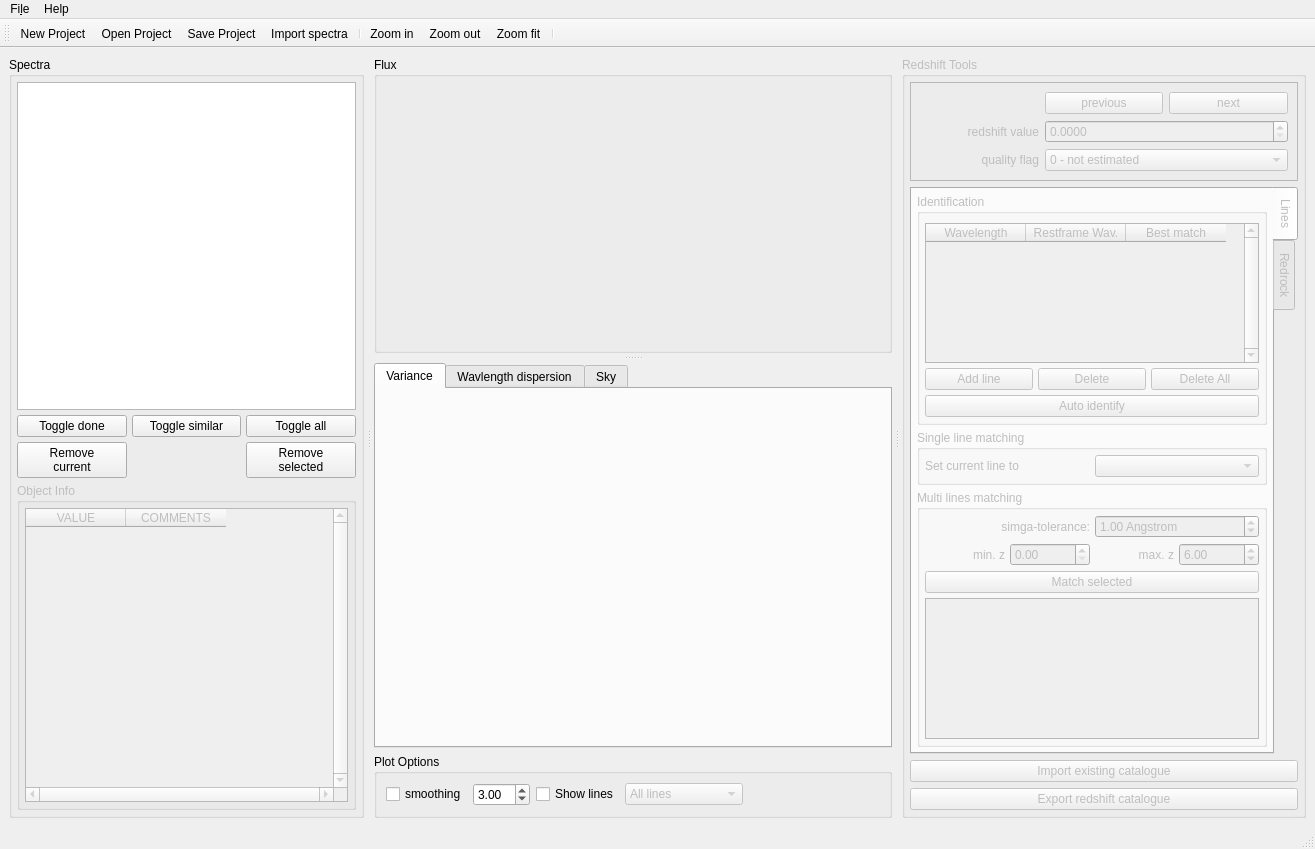
<?xml version="1.0" encoding="UTF-8"?>
<ui version="4.0">
 <class>MainWindow</class>
 <widget class="QMainWindow" name="MainWindow">
  <property name="geometry">
   <rect>
    <x>0</x>
    <y>0</y>
    <width>1315</width>
    <height>849</height>
   </rect>
  </property>
  <property name="sizePolicy">
   <sizepolicy hsizetype="Minimum" vsizetype="Preferred">
    <horstretch>0</horstretch>
    <verstretch>0</verstretch>
   </sizepolicy>
  </property>
  <property name="minimumSize">
   <size>
    <width>100</width>
    <height>100</height>
   </size>
  </property>
  <property name="windowTitle">
   <string>MainWindow</string>
  </property>
  <widget class="QWidget" name="central_widget">
   <layout class="QHBoxLayout" name="horizontalLayout">
    <item>
     <widget class="QSplitter" name="splitter_main">
      <property name="sizePolicy">
       <sizepolicy hsizetype="Expanding" vsizetype="Expanding">
        <horstretch>0</horstretch>
        <verstretch>0</verstretch>
       </sizepolicy>
      </property>
      <property name="frameShape">
       <enum>QFrame::NoFrame</enum>
      </property>
      <property name="frameShadow">
       <enum>QFrame::Plain</enum>
      </property>
      <property name="orientation">
       <enum>Qt::Horizontal</enum>
      </property>
      <property name="handleWidth">
       <number>10</number>
      </property>
      <widget class="QGroupBox" name="spec_group_box">
       <property name="sizePolicy">
        <sizepolicy hsizetype="MinimumExpanding" vsizetype="Expanding">
         <horstretch>0</horstretch>
         <verstretch>0</verstretch>
        </sizepolicy>
       </property>
       <property name="minimumSize">
        <size>
         <width>300</width>
         <height>0</height>
        </size>
       </property>
       <property name="autoFillBackground">
        <bool>false</bool>
       </property>
       <property name="title">
        <string>Spectra</string>
       </property>
       <property name="checkable">
        <bool>false</bool>
       </property>
       <layout class="QVBoxLayout" name="verticalLayout">
        <property name="spacing">
         <number>5</number>
        </property>
        <property name="leftMargin">
         <number>5</number>
        </property>
        <property name="topMargin">
         <number>5</number>
        </property>
        <property name="rightMargin">
         <number>5</number>
        </property>
        <property name="bottomMargin">
         <number>5</number>
        </property>
        <item>
         <widget class="QListWidget" name="spec_list_widget">
          <property name="sizePolicy">
           <sizepolicy hsizetype="Minimum" vsizetype="Expanding">
            <horstretch>0</horstretch>
            <verstretch>0</verstretch>
           </sizepolicy>
          </property>
         </widget>
        </item>
        <item>
         <layout class="QGridLayout" name="grid_layout">
          <item row="1" column="0">
           <widget class="QPushButton" name="remove_spec_button">
            <property name="text">
             <string>Remove
current</string>
            </property>
           </widget>
          </item>
          <item row="0" column="2">
           <widget class="QPushButton" name="toggle_all_button">
            <property name="text">
             <string>Toggle all</string>
            </property>
           </widget>
          </item>
          <item row="0" column="1">
           <widget class="QPushButton" name="toggle_similar_button">
            <property name="text">
             <string>Toggle similar</string>
            </property>
           </widget>
          </item>
          <item row="0" column="0">
           <widget class="QPushButton" name="toggle_done_button">
            <property name="text">
             <string>Toggle done</string>
            </property>
           </widget>
          </item>
          <item row="1" column="2">
           <widget class="QPushButton" name="remove_selected_button">
            <property name="text">
             <string>Remove
selected</string>
            </property>
           </widget>
          </item>
         </layout>
        </item>
        <item>
         <widget class="QGroupBox" name="info_group_box">
          <property name="enabled">
           <bool>false</bool>
          </property>
          <property name="sizePolicy">
           <sizepolicy hsizetype="Preferred" vsizetype="MinimumExpanding">
            <horstretch>0</horstretch>
            <verstretch>0</verstretch>
           </sizepolicy>
          </property>
          <property name="title">
           <string>Object Info</string>
          </property>
          <layout class="QVBoxLayout" name="verticalLayout_3">
           <property name="spacing">
            <number>5</number>
           </property>
           <property name="leftMargin">
            <number>5</number>
           </property>
           <property name="topMargin">
            <number>5</number>
           </property>
           <property name="rightMargin">
            <number>5</number>
           </property>
           <property name="bottomMargin">
            <number>5</number>
           </property>
           <item>
            <widget class="QTableWidget" name="obj_prop_table_widget">
             <property name="sizePolicy">
              <sizepolicy hsizetype="Minimum" vsizetype="Expanding">
               <horstretch>0</horstretch>
               <verstretch>0</verstretch>
              </sizepolicy>
             </property>
             <property name="verticalScrollBarPolicy">
              <enum>Qt::ScrollBarAlwaysOn</enum>
             </property>
             <property name="horizontalScrollBarPolicy">
              <enum>Qt::ScrollBarAlwaysOn</enum>
             </property>
             <property name="sizeAdjustPolicy">
              <enum>QAbstractScrollArea::AdjustIgnored</enum>
             </property>
             <property name="editTriggers">
              <set>QAbstractItemView::AnyKeyPressed|QAbstractItemView::EditKeyPressed</set>
             </property>
             <property name="alternatingRowColors">
              <bool>true</bool>
             </property>
             <property name="verticalScrollMode">
              <enum>QAbstractItemView::ScrollPerItem</enum>
             </property>
             <property name="horizontalScrollMode">
              <enum>QAbstractItemView::ScrollPerPixel</enum>
             </property>
             <attribute name="horizontalHeaderCascadingSectionResizes">
              <bool>true</bool>
             </attribute>
             <column>
              <property name="text">
               <string>VALUE</string>
              </property>
              <property name="font">
               <font>
                <bold>false</bold>
               </font>
              </property>
             </column>
             <column>
              <property name="text">
               <string>COMMENTS</string>
              </property>
             </column>
            </widget>
           </item>
          </layout>
         </widget>
        </item>
       </layout>
      </widget>
      <widget class="QWidget" name="layoutWidget">
       <layout class="QVBoxLayout" name="vertical_layout_2" stretch="0,0">
        <item>
         <widget class="QSplitter" name="splitter_plots">
          <property name="sizePolicy">
           <sizepolicy hsizetype="Expanding" vsizetype="Expanding">
            <horstretch>0</horstretch>
            <verstretch>0</verstretch>
           </sizepolicy>
          </property>
          <property name="frameShape">
           <enum>QFrame::NoFrame</enum>
          </property>
          <property name="frameShadow">
           <enum>QFrame::Plain</enum>
          </property>
          <property name="orientation">
           <enum>Qt::Vertical</enum>
          </property>
          <property name="handleWidth">
           <number>10</number>
          </property>
          <widget class="QGroupBox" name="flux_group_box">
           <property name="sizePolicy">
            <sizepolicy hsizetype="Expanding" vsizetype="Expanding">
             <horstretch>0</horstretch>
             <verstretch>0</verstretch>
            </sizepolicy>
           </property>
           <property name="title">
            <string>Flux</string>
           </property>
           <property name="flat">
            <bool>false</bool>
           </property>
           <layout class="QGridLayout" name="fluxGroupBoxGridLayout">
            <property name="leftMargin">
             <number>0</number>
            </property>
            <property name="topMargin">
             <number>0</number>
            </property>
            <property name="rightMargin">
             <number>0</number>
            </property>
            <property name="bottomMargin">
             <number>0</number>
            </property>
            <property name="spacing">
             <number>0</number>
            </property>
            <item row="0" column="0">
             <widget class="QWidget" name="flux_container_widget" native="true">
              <property name="sizePolicy">
               <sizepolicy hsizetype="Expanding" vsizetype="Expanding">
                <horstretch>0</horstretch>
                <verstretch>0</verstretch>
               </sizepolicy>
              </property>
              <layout class="QHBoxLayout" name="flux_widget_layout">
               <property name="spacing">
                <number>0</number>
               </property>
               <property name="leftMargin">
                <number>0</number>
               </property>
               <property name="topMargin">
                <number>0</number>
               </property>
               <property name="rightMargin">
                <number>0</number>
               </property>
               <property name="bottomMargin">
                <number>0</number>
               </property>
              </layout>
             </widget>
            </item>
           </layout>
          </widget>
          <widget class="QTabWidget" name="other_charts_tab_widget">
           <property name="sizePolicy">
            <sizepolicy hsizetype="Expanding" vsizetype="Expanding">
             <horstretch>0</horstretch>
             <verstretch>0</verstretch>
            </sizepolicy>
           </property>
           <property name="minimumSize">
            <size>
             <width>0</width>
             <height>100</height>
            </size>
           </property>
           <property name="currentIndex">
            <number>0</number>
           </property>
           <widget class="QWidget" name="container_tab_var">
            <attribute name="title">
             <string>Variance</string>
            </attribute>
            <layout class="QGridLayout" name="var_widget_layout">
             <property name="leftMargin">
              <number>0</number>
             </property>
             <property name="topMargin">
              <number>0</number>
             </property>
             <property name="rightMargin">
              <number>0</number>
             </property>
             <property name="bottomMargin">
              <number>0</number>
             </property>
             <property name="spacing">
              <number>0</number>
             </property>
            </layout>
           </widget>
           <widget class="QWidget" name="container_tab_wd">
            <attribute name="title">
             <string>Wavlength dispersion</string>
            </attribute>
            <layout class="QGridLayout" name="wdisp_widget_layout">
             <property name="leftMargin">
              <number>0</number>
             </property>
             <property name="topMargin">
              <number>0</number>
             </property>
             <property name="rightMargin">
              <number>0</number>
             </property>
             <property name="bottomMargin">
              <number>0</number>
             </property>
             <property name="spacing">
              <number>0</number>
             </property>
            </layout>
           </widget>
           <widget class="QWidget" name="container_tab_sky">
            <attribute name="title">
             <string>Sky</string>
            </attribute>
            <layout class="QGridLayout" name="sky_widget_layout">
             <property name="leftMargin">
              <number>0</number>
             </property>
             <property name="topMargin">
              <number>0</number>
             </property>
             <property name="rightMargin">
              <number>0</number>
             </property>
             <property name="bottomMargin">
              <number>0</number>
             </property>
             <property name="spacing">
              <number>0</number>
             </property>
            </layout>
           </widget>
          </widget>
         </widget>
        </item>
        <item>
         <widget class="QGroupBox" name="plot_group_box">
          <property name="enabled">
           <bool>true</bool>
          </property>
          <property name="sizePolicy">
           <sizepolicy hsizetype="Expanding" vsizetype="Preferred">
            <horstretch>0</horstretch>
            <verstretch>0</verstretch>
           </sizepolicy>
          </property>
          <property name="title">
           <string>Plot Options</string>
          </property>
          <layout class="QVBoxLayout" name="verticalLayout_11">
           <item>
            <layout class="QHBoxLayout" name="horizontal_layout_2">
             <item>
              <widget class="QCheckBox" name="smoothing_check_box">
               <property name="text">
                <string>smoothing</string>
               </property>
              </widget>
             </item>
             <item>
              <widget class="QDoubleSpinBox" name="smoothing_dspinbox">
               <property name="minimum">
                <double>0.000000000000000</double>
               </property>
               <property name="maximum">
                <double>10.000000000000000</double>
               </property>
               <property name="value">
                <double>3.000000000000000</double>
               </property>
              </widget>
             </item>
             <item>
              <widget class="QCheckBox" name="show_lines_check_box">
               <property name="enabled">
                <bool>true</bool>
               </property>
               <property name="text">
                <string>Show lines</string>
               </property>
              </widget>
             </item>
             <item>
              <widget class="QComboBox" name="show_lines_combo_box">
               <property name="enabled">
                <bool>false</bool>
               </property>
               <item>
                <property name="text">
                 <string>All lines</string>
                </property>
               </item>
               <item>
                <property name="text">
                 <string>Emission lines</string>
                </property>
               </item>
               <item>
                <property name="text">
                 <string>Absorption lines</string>
                </property>
               </item>
              </widget>
             </item>
             <item>
              <spacer name="horizontal_spacer_2">
               <property name="orientation">
                <enum>Qt::Horizontal</enum>
               </property>
               <property name="sizeHint" stdset="0">
                <size>
                 <width>40</width>
                 <height>20</height>
                </size>
               </property>
              </spacer>
             </item>
            </layout>
           </item>
          </layout>
         </widget>
        </item>
       </layout>
      </widget>
      <widget class="QGroupBox" name="red_group_box">
       <property name="enabled">
        <bool>false</bool>
       </property>
       <property name="sizePolicy">
        <sizepolicy hsizetype="Minimum" vsizetype="MinimumExpanding">
         <horstretch>0</horstretch>
         <verstretch>0</verstretch>
        </sizepolicy>
       </property>
       <property name="minimumSize">
        <size>
         <width>300</width>
         <height>0</height>
        </size>
       </property>
       <property name="title">
        <string>Redshift Tools</string>
       </property>
       <layout class="QVBoxLayout" name="verticalLayout_4">
        <property name="leftMargin">
         <number>5</number>
        </property>
        <property name="topMargin">
         <number>5</number>
        </property>
        <property name="rightMargin">
         <number>5</number>
        </property>
        <property name="bottomMargin">
         <number>5</number>
        </property>
        <item>
         <widget class="QFrame" name="frame">
          <property name="sizePolicy">
           <sizepolicy hsizetype="Minimum" vsizetype="Minimum">
            <horstretch>0</horstretch>
            <verstretch>0</verstretch>
           </sizepolicy>
          </property>
          <property name="frameShape">
           <enum>QFrame::StyledPanel</enum>
          </property>
          <layout class="QGridLayout" name="gridLayout" columnstretch="0,0,0">
           <item row="2" column="0">
            <widget class="QLabel" name="label_4">
             <property name="sizePolicy">
              <sizepolicy hsizetype="Minimum" vsizetype="Minimum">
               <horstretch>0</horstretch>
               <verstretch>0</verstretch>
              </sizepolicy>
             </property>
             <property name="text">
              <string>quality flag</string>
             </property>
             <property name="alignment">
              <set>Qt::AlignRight|Qt::AlignTrailing|Qt::AlignVCenter</set>
             </property>
            </widget>
           </item>
           <item row="1" column="0">
            <widget class="QLabel" name="label">
             <property name="sizePolicy">
              <sizepolicy hsizetype="Minimum" vsizetype="Minimum">
               <horstretch>0</horstretch>
               <verstretch>0</verstretch>
              </sizepolicy>
             </property>
             <property name="text">
              <string>redshift value</string>
             </property>
             <property name="alignment">
              <set>Qt::AlignRight|Qt::AlignTrailing|Qt::AlignVCenter</set>
             </property>
            </widget>
           </item>
           <item row="0" column="2">
            <widget class="QPushButton" name="next_spec_button">
             <property name="text">
              <string>next</string>
             </property>
            </widget>
           </item>
           <item row="0" column="1">
            <widget class="QPushButton" name="previous_spec_button">
             <property name="text">
              <string>previous</string>
             </property>
            </widget>
           </item>
           <item row="1" column="1" colspan="2">
            <widget class="QDoubleSpinBox" name="z_dspinbox">
             <property name="decimals">
              <number>4</number>
             </property>
             <property name="singleStep">
              <double>0.001000000000000</double>
             </property>
             <property name="stepType">
              <enum>QAbstractSpinBox::DefaultStepType</enum>
             </property>
            </widget>
           </item>
           <item row="2" column="1" colspan="2">
            <widget class="QComboBox" name="qflag_combo_box">
             <property name="sizePolicy">
              <sizepolicy hsizetype="Minimum" vsizetype="Minimum">
               <horstretch>0</horstretch>
               <verstretch>0</verstretch>
              </sizepolicy>
             </property>
             <item>
              <property name="text">
               <string>0 - not estimated</string>
              </property>
             </item>
             <item>
              <property name="text">
               <string>1 - unreliable</string>
              </property>
             </item>
             <item>
              <property name="text">
               <string>2 - likely</string>
              </property>
             </item>
             <item>
              <property name="text">
               <string>3 - secure</string>
              </property>
             </item>
             <item>
              <property name="text">
               <string>9 - from one line</string>
              </property>
             </item>
            </widget>
           </item>
          </layout>
         </widget>
        </item>
        <item>
         <widget class="QTabWidget" name="tab_widget">
          <property name="sizePolicy">
           <sizepolicy hsizetype="Minimum" vsizetype="Expanding">
            <horstretch>0</horstretch>
            <verstretch>0</verstretch>
           </sizepolicy>
          </property>
          <property name="tabPosition">
           <enum>QTabWidget::East</enum>
          </property>
          <property name="tabShape">
           <enum>QTabWidget::Rounded</enum>
          </property>
          <property name="currentIndex">
           <number>0</number>
          </property>
          <widget class="QWidget" name="tab_lines">
           <attribute name="title">
            <string>Lines</string>
           </attribute>
           <layout class="QVBoxLayout" name="verticalLayout_5">
            <property name="spacing">
             <number>5</number>
            </property>
            <property name="leftMargin">
             <number>5</number>
            </property>
            <property name="topMargin">
             <number>5</number>
            </property>
            <property name="rightMargin">
             <number>5</number>
            </property>
            <property name="bottomMargin">
             <number>5</number>
            </property>
            <item>
             <widget class="QGroupBox" name="group_box_4">
              <property name="sizePolicy">
               <sizepolicy hsizetype="Minimum" vsizetype="Preferred">
                <horstretch>0</horstretch>
                <verstretch>0</verstretch>
               </sizepolicy>
              </property>
              <property name="title">
               <string>Identification</string>
              </property>
              <layout class="QVBoxLayout" name="verticalLayout_6">
               <property name="spacing">
                <number>5</number>
               </property>
               <property name="leftMargin">
                <number>5</number>
               </property>
               <property name="rightMargin">
                <number>5</number>
               </property>
               <property name="bottomMargin">
                <number>5</number>
               </property>
               <item>
                <widget class="QTableWidget" name="lines_table_widget">
                 <property name="sizePolicy">
                  <sizepolicy hsizetype="Minimum" vsizetype="Expanding">
                   <horstretch>0</horstretch>
                   <verstretch>0</verstretch>
                  </sizepolicy>
                 </property>
                 <property name="verticalScrollBarPolicy">
                  <enum>Qt::ScrollBarAlwaysOn</enum>
                 </property>
                 <property name="columnCount">
                  <number>3</number>
                 </property>
                 <column>
                  <property name="text">
                   <string>Wavelength</string>
                  </property>
                 </column>
                 <column>
                  <property name="text">
                   <string>Restframe Wav.</string>
                  </property>
                 </column>
                 <column>
                  <property name="text">
                   <string>Best match</string>
                  </property>
                 </column>
                </widget>
               </item>
               <item>
                <layout class="QGridLayout" name="grid_layout_2">
                 <item row="0" column="1">
                  <widget class="QPushButton" name="delete_line_button">
                   <property name="text">
                    <string>Delete</string>
                   </property>
                  </widget>
                 </item>
                 <item row="0" column="0">
                  <widget class="QPushButton" name="add_line_button">
                   <property name="text">
                    <string>Add line</string>
                   </property>
                  </widget>
                 </item>
                 <item row="0" column="2">
                  <widget class="QPushButton" name="delete_lines_button">
                   <property name="text">
                    <string>Delete All</string>
                   </property>
                  </widget>
                 </item>
                </layout>
               </item>
               <item>
                <widget class="QPushButton" name="lines_auto_button">
                 <property name="text">
                  <string>Auto identify</string>
                 </property>
                </widget>
               </item>
              </layout>
             </widget>
            </item>
            <item>
             <widget class="QGroupBox" name="group_box">
              <property name="title">
               <string>Single line matching</string>
              </property>
              <layout class="QGridLayout" name="gridLayout_2">
               <property name="leftMargin">
                <number>5</number>
               </property>
               <property name="topMargin">
                <number>5</number>
               </property>
               <property name="rightMargin">
                <number>5</number>
               </property>
               <property name="bottomMargin">
                <number>5</number>
               </property>
               <property name="horizontalSpacing">
                <number>5</number>
               </property>
               <item row="0" column="1">
                <widget class="QComboBox" name="single_line_combo_box"/>
               </item>
               <item row="0" column="0">
                <widget class="QLabel" name="label_6">
                 <property name="text">
                  <string>Set current line to</string>
                 </property>
                </widget>
               </item>
              </layout>
             </widget>
            </item>
            <item>
             <widget class="QGroupBox" name="group_box_7">
              <property name="title">
               <string>Multi lines matching</string>
              </property>
              <layout class="QVBoxLayout" name="verticalLayout_12">
               <property name="spacing">
                <number>5</number>
               </property>
               <property name="leftMargin">
                <number>5</number>
               </property>
               <property name="topMargin">
                <number>5</number>
               </property>
               <property name="rightMargin">
                <number>5</number>
               </property>
               <property name="bottomMargin">
                <number>5</number>
               </property>
               <item>
                <layout class="QHBoxLayout" name="horizontal_layout_5">
                 <item>
                  <widget class="QLabel" name="label_3">
                   <property name="text">
                    <string>simga-tolerance:</string>
                   </property>
                   <property name="alignment">
                    <set>Qt::AlignRight|Qt::AlignTrailing|Qt::AlignVCenter</set>
                   </property>
                  </widget>
                 </item>
                 <item>
                  <widget class="QDoubleSpinBox" name="lines_tol_dspinbox">
                   <property name="suffix">
                    <string> Angstrom</string>
                   </property>
                   <property name="minimum">
                    <double>0.100000000000000</double>
                   </property>
                   <property name="maximum">
                    <double>99.000000000000000</double>
                   </property>
                   <property name="singleStep">
                    <double>0.100000000000000</double>
                   </property>
                   <property name="value">
                    <double>1.000000000000000</double>
                   </property>
                  </widget>
                 </item>
                </layout>
               </item>
               <item>
                <layout class="QHBoxLayout" name="horizontal_layout_7">
                 <item>
                  <widget class="QLabel" name="label_5">
                   <property name="text">
                    <string>min. z</string>
                   </property>
                   <property name="alignment">
                    <set>Qt::AlignRight|Qt::AlignTrailing|Qt::AlignVCenter</set>
                   </property>
                  </widget>
                 </item>
                 <item>
                  <widget class="QDoubleSpinBox" name="z_min_dspinbox">
                   <property name="maximum">
                    <double>999.000000000000000</double>
                   </property>
                   <property name="singleStep">
                    <double>0.001000000000000</double>
                   </property>
                  </widget>
                 </item>
                 <item>
                  <widget class="QLabel" name="label_2">
                   <property name="text">
                    <string>max. z</string>
                   </property>
                   <property name="alignment">
                    <set>Qt::AlignRight|Qt::AlignTrailing|Qt::AlignVCenter</set>
                   </property>
                  </widget>
                 </item>
                 <item>
                  <widget class="QDoubleSpinBox" name="z_max_dspinbox">
                   <property name="value">
                    <double>6.000000000000000</double>
                   </property>
                  </widget>
                 </item>
                </layout>
               </item>
               <item>
                <widget class="QPushButton" name="match_lines_button">
                 <property name="text">
                  <string>Match selected</string>
                 </property>
                </widget>
               </item>
               <item>
                <widget class="QListWidget" name="lines_match_list_widget"/>
               </item>
              </layout>
             </widget>
            </item>
           </layout>
          </widget>
          <widget class="QWidget" name="tab_rr">
           <attribute name="title">
            <string>Redrock</string>
           </attribute>
           <layout class="QVBoxLayout" name="verticalLayout_7">
            <property name="spacing">
             <number>5</number>
            </property>
            <property name="leftMargin">
             <number>5</number>
            </property>
            <property name="topMargin">
             <number>5</number>
            </property>
            <property name="rightMargin">
             <number>5</number>
            </property>
            <property name="bottomMargin">
             <number>5</number>
            </property>
            <item>
             <widget class="QGroupBox" name="group_box_5">
              <property name="title">
               <string>Options</string>
              </property>
              <layout class="QVBoxLayout" name="verticalLayout_8">
               <property name="spacing">
                <number>5</number>
               </property>
               <property name="leftMargin">
                <number>5</number>
               </property>
               <property name="topMargin">
                <number>5</number>
               </property>
               <property name="rightMargin">
                <number>5</number>
               </property>
               <property name="bottomMargin">
                <number>5</number>
               </property>
               <item>
                <widget class="QRadioButton" name="redrock_all_radio">
                 <property name="text">
                  <string>for all ob&amp;jects</string>
                 </property>
                 <property name="checked">
                  <bool>true</bool>
                 </property>
                </widget>
               </item>
               <item>
                <widget class="QRadioButton" name="redrock_selected_radio">
                 <property name="text">
                  <string>for selected objects onl&amp;y</string>
                 </property>
                </widget>
               </item>
               <item>
                <widget class="QRadioButton" name="redrock_current_radio">
                 <property name="text">
                  <string>for c&amp;urrent object only</string>
                 </property>
                 <property name="checked">
                  <bool>false</bool>
                 </property>
                </widget>
               </item>
              </layout>
             </widget>
            </item>
            <item>
             <widget class="QGroupBox" name="group_box_6">
              <property name="title">
               <string>Status</string>
              </property>
              <layout class="QVBoxLayout" name="verticalLayout_9">
               <property name="spacing">
                <number>5</number>
               </property>
               <property name="leftMargin">
                <number>5</number>
               </property>
               <property name="topMargin">
                <number>5</number>
               </property>
               <property name="rightMargin">
                <number>5</number>
               </property>
               <property name="bottomMargin">
                <number>5</number>
               </property>
               <item>
                <widget class="QTextEdit" name="redrock_text_edit">
                 <property name="verticalScrollBarPolicy">
                  <enum>Qt::ScrollBarAlwaysOn</enum>
                 </property>
                 <property name="horizontalScrollBarPolicy">
                  <enum>Qt::ScrollBarAlwaysOn</enum>
                 </property>
                 <property name="undoRedoEnabled">
                  <bool>false</bool>
                 </property>
                 <property name="lineWrapMode">
                  <enum>QTextEdit::NoWrap</enum>
                 </property>
                 <property name="readOnly">
                  <bool>true</bool>
                 </property>
                 <property name="markdown">
                  <string notr="true"/>
                 </property>
                 <property name="html">
                  <string notr="true">&lt;!DOCTYPE HTML PUBLIC &quot;-//W3C//DTD HTML 4.0//EN&quot; &quot;http://www.w3.org/TR/REC-html40/strict.dtd&quot;&gt;
&lt;html&gt;&lt;head&gt;&lt;meta name=&quot;qrichtext&quot; content=&quot;1&quot; /&gt;&lt;meta charset=&quot;utf-8&quot; /&gt;&lt;style type=&quot;text/css&quot;&gt;
p, li { white-space: pre-wrap; }
hr { height: 1px; border-width: 0; }
li.unchecked::marker { content: &quot;\2610&quot;; }
li.checked::marker { content: &quot;\2612&quot;; }
&lt;/style&gt;&lt;/head&gt;&lt;body style=&quot; font-family:'Noto Sans'; font-size:10pt; font-weight:400; font-style:normal;&quot;&gt;
&lt;p style=&quot;-qt-paragraph-type:empty; margin-top:0px; margin-bottom:0px; margin-left:0px; margin-right:0px; -qt-block-indent:0; text-indent:0px;&quot;&gt;&lt;br /&gt;&lt;/p&gt;&lt;/body&gt;&lt;/html&gt;</string>
                 </property>
                 <property name="placeholderText">
                  <string notr="true"/>
                 </property>
                </widget>
               </item>
               <item>
                <widget class="QProgressBar" name="redrock_progress_bar">
                 <property name="value">
                  <number>0</number>
                 </property>
                </widget>
               </item>
              </layout>
             </widget>
            </item>
            <item>
             <widget class="QPushButton" name="redrock_run_button">
              <property name="text">
               <string>Run</string>
              </property>
             </widget>
            </item>
           </layout>
          </widget>
         </widget>
        </item>
        <item>
         <widget class="QPushButton" name="import_zcat_button">
          <property name="text">
           <string>Import existing catalogue</string>
          </property>
         </widget>
        </item>
        <item>
         <widget class="QPushButton" name="export_zcat_button">
          <property name="text">
           <string>Export redshift catalogue</string>
          </property>
         </widget>
        </item>
       </layout>
      </widget>
     </widget>
    </item>
   </layout>
  </widget>
  <widget class="QMenuBar" name="menubar">
   <property name="geometry">
    <rect>
     <x>0</x>
     <y>0</y>
     <width>1315</width>
     <height>23</height>
    </rect>
   </property>
   <widget class="QMenu" name="menuFile">
    <property name="title">
     <string>Fi&amp;le</string>
    </property>
    <addaction name="action_open_project"/>
    <addaction name="action_save_project"/>
    <addaction name="action_save_project_as"/>
    <addaction name="separator"/>
    <addaction name="action_import_spectra"/>
    <addaction name="separator"/>
    <addaction name="separator"/>
    <addaction name="action_exit"/>
   </widget>
   <widget class="QMenu" name="menu_about">
    <property name="title">
     <string>Help</string>
    </property>
    <addaction name="separator"/>
    <addaction name="action_online_user_manual"/>
    <addaction name="separator"/>
    <addaction name="action_controls_layout"/>
    <addaction name="action_about"/>
   </widget>
   <addaction name="menuFile"/>
   <addaction name="menu_about"/>
  </widget>
  <widget class="QStatusBar" name="statusbar"/>
  <widget class="QToolBar" name="toolBar">
   <property name="windowTitle">
    <string>toolBar</string>
   </property>
   <property name="toolButtonStyle">
    <enum>Qt::ToolButtonTextBesideIcon</enum>
   </property>
   <attribute name="toolBarArea">
    <enum>TopToolBarArea</enum>
   </attribute>
   <attribute name="toolBarBreak">
    <bool>false</bool>
   </attribute>
   <addaction name="action_new_project"/>
   <addaction name="action_open_project"/>
   <addaction name="action_save_project"/>
   <addaction name="action_import_spectra"/>
   <addaction name="separator"/>
   <addaction name="action_zoom_in"/>
   <addaction name="action_zoom_out"/>
   <addaction name="action_zoom_fit"/>
   <addaction name="separator"/>
  </widget>
  <action name="action_open_project">
   <property name="icon">
    <iconset theme="document-open"/>
   </property>
   <property name="text">
    <string>&amp;Open Project</string>
   </property>
   <property name="toolTip">
    <string>Open Project</string>
   </property>
  </action>
  <action name="action_save_project">
   <property name="icon">
    <iconset theme="document-save"/>
   </property>
   <property name="text">
    <string>&amp;Save Project</string>
   </property>
   <property name="toolTip">
    <string>Save current session to a file</string>
   </property>
  </action>
  <action name="action_import_spectra">
   <property name="icon">
    <iconset theme="list-add"/>
   </property>
   <property name="text">
    <string>&amp;Import spectra</string>
   </property>
  </action>
  <action name="action_exit">
   <property name="icon">
    <iconset theme="application-exit"/>
   </property>
   <property name="text">
    <string>&amp;Exit</string>
   </property>
  </action>
  <action name="action_save_project_as">
   <property name="icon">
    <iconset theme="document-save-as"/>
   </property>
   <property name="text">
    <string>Save &amp;Project As...</string>
   </property>
   <property name="toolTip">
    <string>Save current session to as file ...</string>
   </property>
  </action>
  <action name="action_zoom_in">
   <property name="icon">
    <iconset theme="zoom-in"/>
   </property>
   <property name="text">
    <string>Zoom in</string>
   </property>
   <property name="toolTip">
    <string>Zoom in</string>
   </property>
   <property name="menuRole">
    <enum>QAction::NoRole</enum>
   </property>
  </action>
  <action name="action_zoom_out">
   <property name="icon">
    <iconset theme="zoom-out"/>
   </property>
   <property name="text">
    <string>Zoom out</string>
   </property>
   <property name="toolTip">
    <string>Zoom out</string>
   </property>
   <property name="menuRole">
    <enum>QAction::NoRole</enum>
   </property>
  </action>
  <action name="action_zoom_fit">
   <property name="icon">
    <iconset theme="zoom-original"/>
   </property>
   <property name="text">
    <string>Zoom fit</string>
   </property>
   <property name="toolTip">
    <string>Zoom fit</string>
   </property>
   <property name="menuRole">
    <enum>QAction::NoRole</enum>
   </property>
  </action>
  <action name="action_new_project">
   <property name="icon">
    <iconset theme="document-new"/>
   </property>
   <property name="text">
    <string>New Project</string>
   </property>
   <property name="toolTip">
    <string>Start a new empty project</string>
   </property>
   <property name="menuRole">
    <enum>QAction::NoRole</enum>
   </property>
  </action>
  <action name="action_online_user_manual">
   <property name="text">
    <string>&amp;Online user manual</string>
   </property>
  </action>
  <action name="action_about">
   <property name="icon">
    <iconset theme="dialog-information"/>
   </property>
   <property name="text">
    <string>&amp;About</string>
   </property>
  </action>
  <action name="action_controls_layout">
   <property name="icon">
    <iconset theme="accessories-character-map"/>
   </property>
   <property name="text">
    <string>&amp;Controls layout</string>
   </property>
  </action>
 </widget>
 <resources/>
 <connections>
  <connection>
   <sender>show_lines_check_box</sender>
   <signal>toggled(bool)</signal>
   <receiver>show_lines_combo_box</receiver>
   <slot>setEnabled(bool)</slot>
   <hints>
    <hint type="sourcelabel">
     <x>553</x>
     <y>672</y>
    </hint>
    <hint type="destinationlabel">
     <x>594</x>
     <y>672</y>
    </hint>
   </hints>
  </connection>
 </connections>
</ui>
